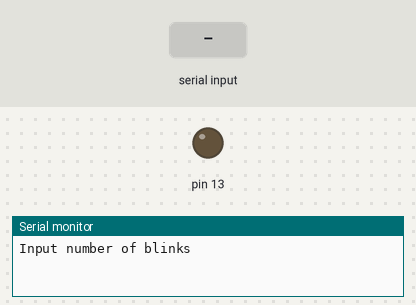
The sketch below on a simulated Arduino Uno, built with avr-gcc and run on an emulated ATmega328P. On the bench: output pins drawn as LEDs (lit = HIGH), the last lines printed to the serial monitor. Inputs (shaded band) come from the test bench.

Above: at 1.2 s.
1.3 s: "90,45\n" received over Serial
At 1.8 s:
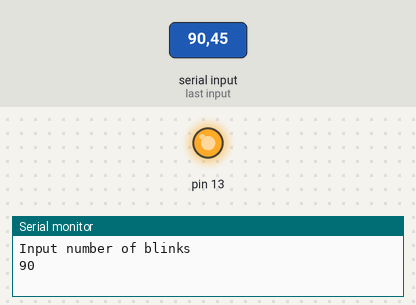
Timing chart, 0 to 10.3 s (numbered marks = the images above; inputs shaded):
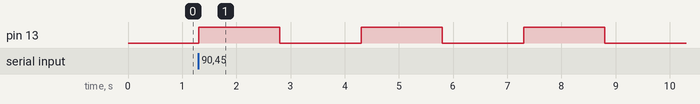

The sketch:

Taking_input.ino
```cpp
int N;
String m1="Input number of blinks";
//String m2="Input number is ";

void setup() {
  // put your setup code here, to run once:
Serial.begin(9600);
pinMode(13,OUTPUT);
}

void loop() {
  // put your main code here, to run repeatedly:
  Serial.println(m1);
  while(Serial.available()==0){

  }
N=Serial.parseInt();
//Serial.print(m2);
Serial.println(N);
for(int i=0; i<=N;i++ ){
  digitalWrite(13,HIGH);
  delay(1500);
  digitalWrite(13,LOW);
  delay(1500);
}
}
```

Measured:
- after the input at 1.3 s, pin 13: alternates HIGH for 1.5 s and LOW for 1.5 s, starting at once
